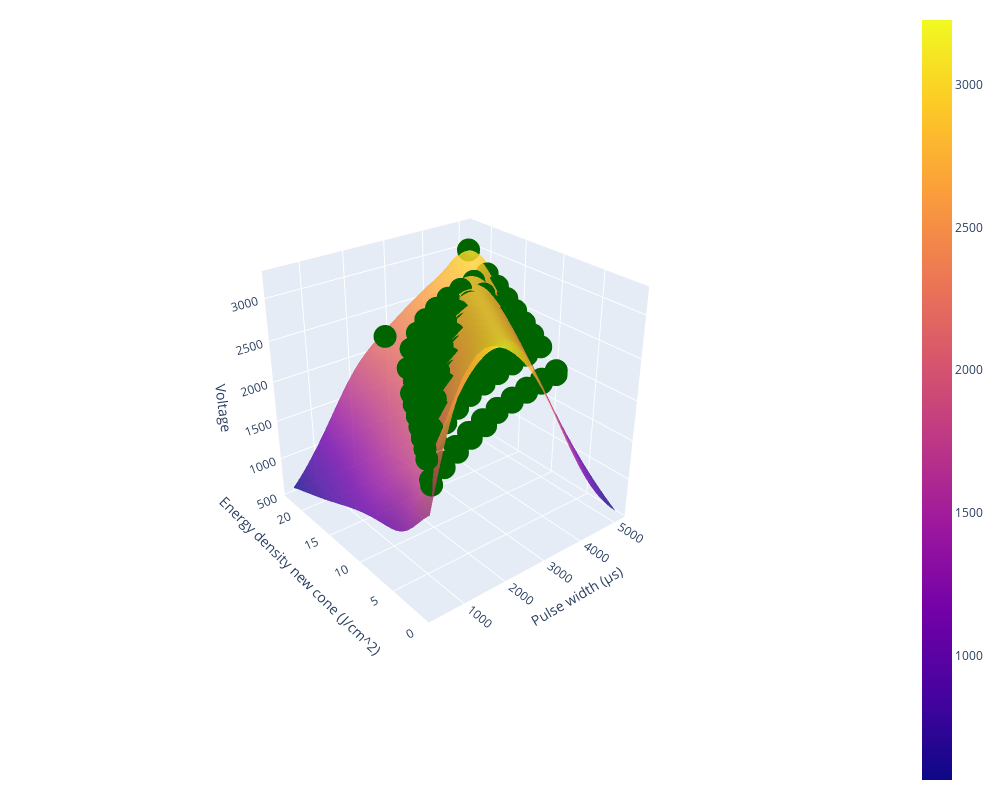

The notebook cell saved with this chart:
### Markdown cell above
#### Plot GP Function, Scipy Optimize Function, against Raw Data

### Code cell
import plotly.graph_objects as go
import matplotlib.pyplot as plt
import matplotlib as mpl

fig = go.Figure(data=[go.Scatter3d(z=volts_bol_dat, 
                                    x=time_bol_dat,
                                    y=energy_den_bol_dat, 
                                    mode='markers',
                                    marker={'color':'darkgreen'},
                                    name='GP regression')])
fig.add_trace(go.Surface(z=volt_on_grid, 
                            x=raw_post_test_grid[:,0],
                            y=raw_post_test_grid[:,1],
                            opacity = 0.8))

fig.update_layout( width=1000, height=800,
                    legend=dict(orientation="h", yanchor="top", y=1.02, 
                    xanchor="left",x=1), margin=dict(r=20, l=10, b=10, t=10), 
                        scene=dict(
                        xaxis_title="Pulse width (μs)",
                        yaxis_title="Energy density new cone (J/cm^2)",
                        zaxis_title='Voltage')
                    )
camera = dict(
        up=dict(x=0, y=0, z=1),
        center=dict(x=0, y=0, z=0),
        eye=dict(x=-2, y=-2.5, z=1.75)
)
fig.update_layout(scene_camera=camera)
fig.show()

### Figure 1 — Plotly figure (JSON) as saved in the notebook; plotly's stock layout.template omitted (floating-point values rounded to 4 significant figures; data arrays with more than 128 entries replaced by an {"elided": "..."} marker saying what was removed)
{"data": [{"marker": {"color": "darkgreen"}, "mode": "markers", "name": "GP regression", "x": [500, 1000, 1500, 2000, 2500, 3000, 3500, 4000, 4500, 5000, 500, 1000, 1500, 2000, 2500, 3000, 3500, 4000, 4500, 5000, 500, 1000, 1500, 2000, 2500, 3000, 3500, 4000, 4500, 5000, 500, 1000, 1500, 2000, 2500, 3000, 3500, 4000, 4500, 5000, 500, 1000, 1500, 2000, 2500, 3000, 3500, 4000, 4500, 5000, 500, 1000, 1500, 2000, 2500, 3000, 3500, 4000, 4500, 5000, 500, 1000, 1500, 2000, 2500, 3000, 3500, 4000, 4500, 5000, 1000, 5000, 500, 1000, 1500, 2000, 2500, 3000, 3500, 4000, 4500, 5000, 500, 1000, 1500, 2000, 2500, 3000, 3500, 4000, 4500, 5000], "y": [1.92, 3.79, 5.36, 6.65, 7.73, 8.59, 9.36, 9.99, 10.53, 11.02, 2.14, 4.26, 6.01, 7.43, 8.63, 9.58, 10.41, 11.08, 11.65, 12.18, 2.46, 4.79, 6.72, 8.28, 9.59, 10.66, 11.49, 12.21, 12.85, 13.4, 2.73, 5.38, 7.48, 9.18, 10.53, 11.71, 12.66, 13.35, 14.11, 14.67, 3.04, 5.99, 8.29, 10.1, 11.62, 12.83, 13.83, 14.7, 15.45, 15.98, 3.4, 6.44, 8.99, 11.01, 12.57, 13.97, 15.03, 15.99, 16.74, 17.38, 3.7, 7.22, 9.91, 12.08, 13.89, 15.29, 16.48, 17.44, 18.24, 18.93, 10.27, 21.81, 1.49, 2.89, 4.12, 5.18, 6.07, 6.78, 7.36, 7.94, 8.39, 8.8, 1.37, 2.7, 3.84, 4.83, 5.66, 6.78, 7.36, 7.94, 8.39, 8.8], "z": [2200, 2200, 2200, 2200, 2200, 2200, 2200, 2200, 2200, 2200, 2300, 2300, 2300, 2300, 2300, 2300, 2300, 2300, 2300, 2300, 2400, 2400, 2400, 2400, 2400, 2400, 2400, 2400, 2400, 2400, 2500, 2500, 2500, 2500, 2500, 2500, 2500, 2500, 2500, 2500, 2600, 2600, 2600, 2600, 2600, 2600, 2600, 2600, 2600, 2600, 2700, 2700, 2700, 2700, 2700, 2700, 2700, 2700, 2700, 2700, 2800, 2800, 2800, 2800, 2800, 2800, 2800, 2800, 2800, 2800, 3000, 3000, 2000, 2000, 2000, 2000, 2000, 2000, 2000, 2000, 2000, 2000, 1950, 1950, 1950, 1950, 1950, 1950, 1950, 1950, 1950, 1950], "type": "scatter3d"}, {"opacity": 0.8, "x": [339.3, 505.5, 671.8, 838.1, 1004.0, 1171.0, 1337.0, 1503.0, 1669.0, 1836.0, 2002.0, 2168.0, 2334.0, 2501.0, 2667.0, 2833.0, 2999.0, 3166.0, 3332.0, 3498.0, 3664.0, 3831.0, 3997.0, 4163.0, 4329.0, 4496.0, 4662.0, 4828.0, 4994.0, 5161.0], "y": [0.64, 1.395, 2.15, 2.906, 3.661, 4.416, 5.171, 5.926, 6.681, 7.437, 8.192, 8.947, 9.702, 10.46, 11.21, 11.97, 12.72, 13.48, 14.23, 14.99, 15.74, 16.5, 17.25, 18.01, 18.76, 19.52, 20.27, 21.03, 21.78, 22.54], "z": {"elided": "30x30 float values"}, "type": "surface"}], "layout": {"legend": {"orientation": "h", "yanchor": "top", "y": 1.02, "xanchor": "left", "x": 1}, "margin": {"r": 20, "l": 10, "b": 10, "t": 10}, "width": 1000, "height": 800, "scene": {"xaxis": {"title": {"text": "Pulse width (μs)"}}, "yaxis": {"title": {"text": "Energy density new cone (J/cm^2)"}}, "zaxis": {"title": {"text": "Voltage"}}, "camera": {"up": {"x": 0, "y": 0, "z": 1}, "center": {"x": 0, "y": 0, "z": 0}, "eye": {"x": -2, "y": -2.5, "z": 1.75}}}}}
